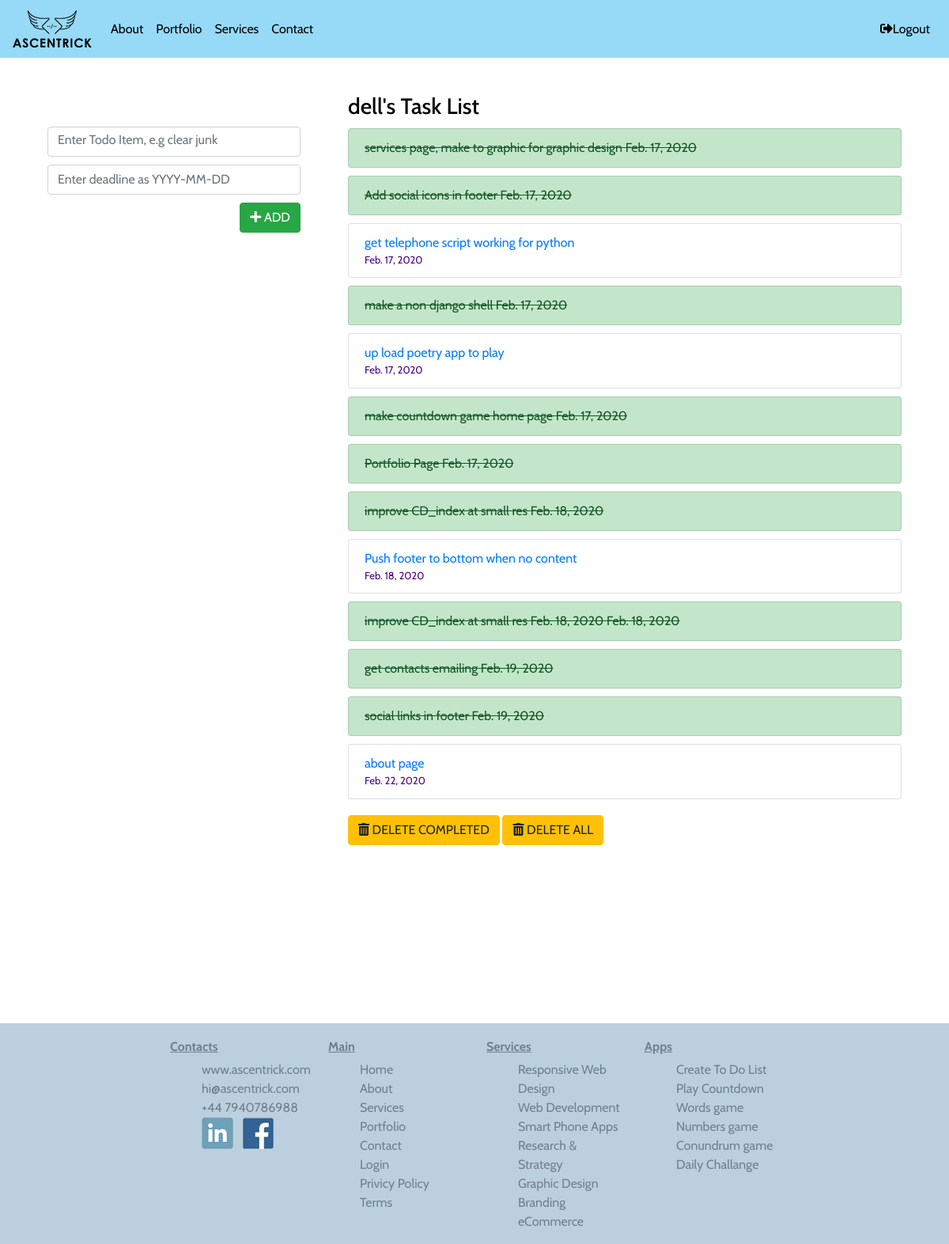
The page /todo/ (signed in) on the database its author committed.
### todo/models.py (models this page shows, shortened)
class Todo(models.Model):
    owner = models.ForeignKey(User, related_name="todo_list", on_delete=models.CASCADE, null=True)
    text = models.CharField(max_length=50)
    complete = models.BooleanField(default=False)
    lastdate = models.DateField(auto_now=False, null=True)

### todo/views.py (the view)
# urls.py: path('', views.todoIndex, name='index'),
@login_required
def todoIndex(request):
    todo_list = Todo.objects.order_by('lastdate')
    form = TodoForm()
    context = { 'todo_list' : todo_list , 'form': form }
    return render(request, 'todo/index.html', context)

### todo/forms.py
class  TodoForm(forms.Form):
    text = forms.CharField(max_length=50,
        widget = forms.TextInput (
            attrs ={'class': 'form-control p10', 'placeholder': 'Enter Todo Item, e.g clear junk', 'id':'space'} ))
    lastdate = forms.CharField( widget = forms.DateInput (
        attrs = { 'placeholder':'Enter deadline as YYYY-MM-DD' , 'class':'form-control datepicker'} ))

### todo/templates/todo/index.html (shortened to what this page needs)
{% extends "base.html"  %}
{%  block header %}
{% load static %}
<link rel="stylesheet" href="https://cdnjs.cloudflare.com/ajax/libs/datepicker/0.6.5/datepicker.min.css"
 />
  <link rel="stylesheet" href="{% static 'todo/css/styles1.css' %}">
{% endblock %}
{% block content %}
<div class="container t20">
	<div class="row">
		<div class="col-md-4">
			<div class="" id="content">
				{% if user.is_authenticated %}
				<h3>&nbsp;</h3>
				<form action="{% url 'todo:add' %}" method="POST" role="form">
					{{ form.text }}
					{{ form.lastdate }}
					<div class="rgt">
						<button type="submit" class="btn btn-success t10">
							<i class="fas fa-plus"></i> ADD
						</button>
					</div>
				</form>
			</div>
		</div>
		<div class="col-md-8">
			<div class="" id="content">
				<h3>{{ user }}'s Task List </h3>
				{% for item in todo_list %}
				{% if user == item.owner %}
				<ul class="list-group t10">
					{% if item.complete %}
					<li class="list-group-item list-group-item-success todo-completed">{{ item.text }}
						{{ item.lastdate }}</li>
					{% else %}
					<li class="list-group-item list-group-item-default">
						<a href="{% url 'todo:complete' item.id %}">{{ item.text }} </a>
						<div class="lastdate">{{ item.lastdate }} </div>
					</li>
					{% endif %}
				</ul>
				{% endif %}
				{% endfor %}
			<div>
				<div class="btn-group">
					<a href="{% url 'todo:deletecomplete' %}">
						<button type="button" class="btn btn-warning t10">
							<i class="fas fa-trash-alt"></i> DELETE COMPLETED
						</button>
					</a>
				</div>
				<div class="btn-group">
					<a href="{% url 'todo:deleteall' %}">
						<button type="button" class="btn btn-warning t10">
							<i class="fas fa-trash-alt"></i> DELETE ALL
						</button>
					</a>
				</div>
			</div>
			</div>
		</div>
		{% endif %}
	</div>
</div>
{% endblock %}

### templates/base.html (shortened to what this page needs)
<!DOCTYPE html>
<html lang="en" dir="ltr">
{% load static %}
<head>
  <link rel="stylesheet" href="https://stackpath.bootstrapcdn.com/bootstrap/4.1.3/css/bootstrap.min.css"
>
  <link rel="stylesheet" href="https://stackpath.bootstrapcdn.com/bootstrap/4.3.1/css/bootstrap.min.css"
>
  <link rel="stylesheet" href="https://use.fontawesome.com/releases/v5.6.3/css/all.css"
>
  {% block header %}{% endblock %}
  <link rel="stylesheet" href="{% static 'css/main.css' %}" />
</head>
<body>
    <div class="row navbar-row">
      <div class="col col-lg-12">
        <nav class="navbar navbar-expand-md justify-content-right">
          <a class="navbar-brand" href="{% url 'index' %}">
            <img src="{% static "images/ascentrick-logo.png" %}" alt="ascentrick logo">
          </a>
          <div class="collapse navbar-collapse" id="mycollapse">
            <div class="navbar-nav align-items-right">
              <a class="nav-item nav-link black" href="{% url 'about' %}">About</a>
              <a class="nav-item nav-link black" href="{% url 'portfolio' %}">Portfolio</a>
              <a class="nav-item nav-link black" href="{% url 'services' %}">Services</a>
              <a class="nav-item nav-link black" href="{% url 'contacts:contacts' %}">Contact</a>
            </div>
            <div class="navbar-nav align-items-right ml-auto">
              {% if user.is_authenticated %}
              <a class="nav-item nav-link black" href="{% url 'logout' %}" aria-label="Logout"><i
                  class="fas fa-sign-out-alt"></i>Logout</a>
              {% else %}
              <a class="nav-item nav-link black" href="{% url 'login' %}" aria-label="Login"><i
                  class="fas fa-sign-in-alt"></i> Login</a>
              {% endif %}
            </div>
          </div>
        </nav>
      </div>
    </div>
    <div class="container-fluid">
    {% block content %}
    {% endblock %}
    </div>
    <footer class=" footer-class">
      <div class="container-fluid">
        <div class="row">
          <div class="col-md-2 col-sm-2 offset-md-2">
            <h6><u><strong>Contacts</strong></u></h6>
            <ul>
              <li><a href="{% url 'index' %}" class="nav-footer">www.ascentrick.com</a></li>
              <li><a href="{% url 'test' %}" class="nav-footer">hi@ascentrick.com</a></li>
              <li><a href="{% url 'test' %}" class="nav-footer">+44 7940786988</a> </li>
              <li><a href="{% url 'test' %}" class="nav-footer"><img src="{% static "images/in.png" %}"
                    alt="ascentrick logo"></a> &nbsp;
                <a href="{% url 'test' %}" class="nav-footer"><img src="{% static "images/fb.png" %}"
                    alt="ascentrick logo"> </a>
              </li>
            </ul>
          </div>
          <div class="col-md-2 col-sm-2">
            <h6><u><strong>Main</strong></u></h6>
            <ul>
              <li><a href="{% url 'index' %}" class="nav-footer">Home</a></li>
              <li><a href="{% url 'about' %}" class="nav-footer">About</a> </li>
              <li><a href="{% url 'services' %}" class="nav-footer">Services</a></li>
              <li><a href="{% url 'portfolio' %}" class="nav-footer">Portfolio</a></li>
              <li><a href="{% url 'contacts:contacts' %}" class="nav-footer">Contact</a></li>
              <li><a href="{% url 'login' %}" class="nav-footer">Login</a></li>
              <li><a href="{% url 'test' %}" class="nav-footer">Privicy Policy</a></li>
              <li><a href="{% url 'test' %}" class="nav-footer">Terms</a></li>
          </div>
          <div class="col-md-2 col-sm-2">
            <h6><u><strong>Services</strong></u></h6>
            <ul>
              <li><a href="{% url 'services' %}#responsive" class="nav-footer">Responsive Web Design</a></li>
              <li><a href="{% url 'services' %}#webdev" class="nav-footer">Web Development</a> </li>
              <li><a href="{% url 'services' %}#mobil" class="nav-footer">Smart Phone Apps</a></li>
              <li><a href="{% url 'services' %}#research" class="nav-footer">Research & Strategy</a></li>
              <li><a href="{% url 'services' %}#branding" class="nav-footer">Graphic Design</a></li>
              <li><a href="{% url 'services' %}#branding" class="nav-footer">Branding</a></li>
              <li><a href="{% url 'services' %}#ecom" class="nav-footer">eCommerce</a></li>
          </div>
          <div class="col-md-2 col-sm-3">
            <h6><u><strong>Apps</strong></u></h6>
            <ul>
              <li><a href="{% url 'todo:index' %}" class="nav-footer">Create To Do List</a></li>
              <li><a href="{% url 'countdown:home' %}" class="nav-footer">Play Countdown</a></li>
              <li><a href="{% url 'countdown:letters' %}" class="nav-footer">Words game</a></li>
              <li><a href="{% url 'countdown:numbers' %}" class="nav-footer">Numbers game</a></li>
              <li><a href="{% url 'countdown:conundrum' %}" class="nav-footer">Conundrum game</a></li>
              <li><a href="{% url 'countdown:daily' %}" class="nav-footer">Daily Challange</a></li>
            </ul>
          </div>
        </div>
      </div>
    </footer>
</body>
</html>

### static/todo/css/styles1.css (style rules this page uses)
html { scroll-behavior: smooth; }
body { font-family: 'Oswald', 'Futura', sans-serif; }
#content { padding: 15px; }
.navbar-row { background-color: #96daf8; }
.p10 { padding-bottom: 10px; }
.t10 { margin-top: 10px; margin-bottom: 10px; }
.t20 { margin-top: 30px; }
.lastdate { font-size: 13px; }
#space { margin-bottom: 10px; }
.todo-completed { text-decoration: line-through; }
.rgt { text-align: right; }
footer { margin-top: 20px; color: white; font-weight: lighter; }

### static/css/main.css (style rules this page uses)
html { scroll-behavior: smooth; }
body { font-family: 'Cabin', sans-serif; color: black; margin: 0px; padding:0px; }
.navbar-row { background-color: #96daf8; }
.black { color: black; }
.p10 { padding-bottom: 10px; }
.t10 { margin-top: 10px; margin-bottom: 10px; }
.t20 { margin-top: 30px; }
.lastdate { font-size: 13px; }
#space { margin-bottom: 10px; }
.rgt { text-align: right; }
ul { list-style-type: none; color: indigo; }
.footer-class { top:0px; left: 0; bottom: 0; width:100%; height:auto; background-color: rgb(188, 207, 223); margin-top: 200px; color: slategrey; font-weight: lighter; padding-top: 20px; }
.nav-footer { text-decoration: none; color:slategrey; }

### rows shown on the page
Todo: text "services page, make to graphic for graphic design", lastdate "Feb. 17, 2020"
Todo: text "Add social icons in footer", lastdate "Feb. 17, 2020"
Todo: text "get telephone script working for python", lastdate "Feb. 17, 2020"
Todo: text "make a non django shell", lastdate "Feb. 17, 2020"
Todo: text "up load poetry app to play", lastdate "Feb. 17, 2020"
Todo: text "make countdown game home page", lastdate "Feb. 17, 2020"
Todo: text "Portfolio Page", lastdate "Feb. 17, 2020"
Todo: text "improve CD_index at small res", lastdate "Feb. 18, 2020"
Todo: text "Push footer to bottom when no content", lastdate "Feb. 18, 2020"
Todo: text "improve CD_index at small res Feb. 18, 2020", lastdate "Feb. 18, 2020"
Todo: text "get contacts emailing", lastdate "Feb. 19, 2020"
Todo: text "social links in footer", lastdate "Feb. 19, 2020"
Todo: text "about page", lastdate "Feb. 22, 2020"

### other values the page prints
{{ user }} "dell"
